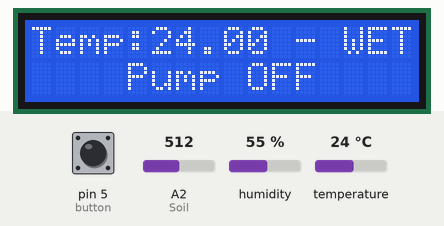
A sketch run on a simulated Arduino Uno, built with avr-gcc and run on an emulated ATmega328P. Shown: 16×2 character LCD. The inputs (shaded band) are chosen by the test bench; at power-on: A2 (Soil) = 512, pin 5 (button) HIGH, humidity 55 %, temperature 24 °C. What the sketch prints to the serial monitor is not drawn.

Above: at 1.2 s.
1.3 s: A2 (Soil) set to 686
5.5 s: A2 (Soil) set to 709
At 6.1 s:
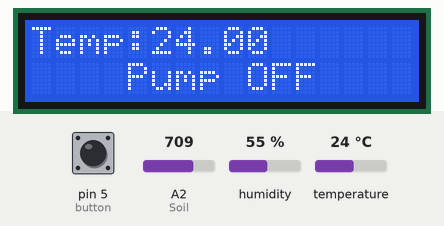
7.0 s: pin 5 (button) pulled LOW for 0.15 s
At 8.7 s:
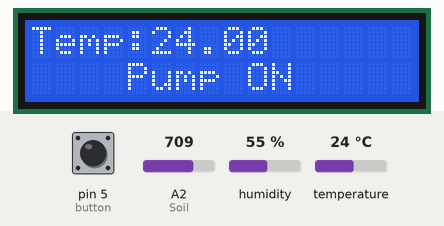
9.0 s: A2 (Soil) set to 887
10.5 s: A2 (Soil) set to 912
At 11.7 s:
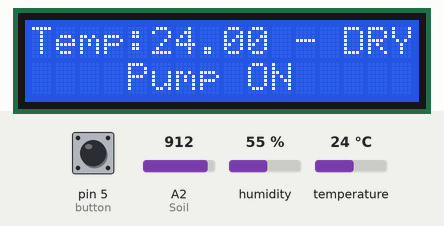
16.5 s: pin 5 (button) pulled LOW for 1 s
At 17.9 s:
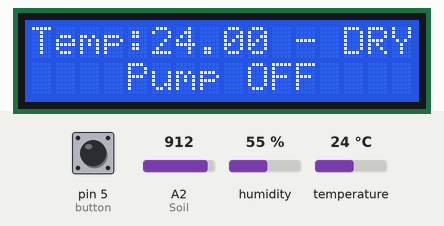
Timing chart, 0 to 19.5 s (numbered marks = the images above; inputs shaded):
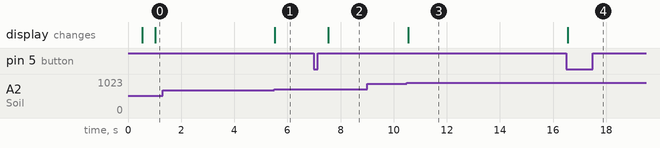

The sketch:

Garden.ino
```cpp
#include <LiquidCrystal_I2C.h>

#include <DHT.h>


const int PumpWater = 1;
const int button = 5;
const int Soil = 2;
const int delay_pump = 5000;


unsigned long Time = 0;
unsigned long time1 = 0;
unsigned long time2 = 0;
unsigned long time_but = 0;
unsigned long time_auto = 0;

int pump = LOW;
int Status = LOW;
bool Auto = true;

LiquidCrystal_I2C lcd(0x27,16,2);
DHT dht(8, DHT11);

void Button(int&, bool &);
void ReadTemp(float);

void setup() {
  lcd.begin();
  lcd.backlight();
  pinMode(PumpWater,OUTPUT);
  pinMode(button, INPUT);
  dht.begin();
  Serial.begin(9600); // open serial port, set the baud rate as 9600 bps
}

void loop()
{
  Time = millis();
  int val;
  val = analogRead(Soil); //connect sensor to Analog 2

  float temp = (float)dht.readTemperature();
  ReadTemp(temp);

  if (Time - time_but > 100)
  {
    Button(Status, Auto);
    time_but = Time;
  }

  if (Time - time2 > 500)
  {
    lcd.clear();
    lcd.setCursor(0,0);
    lcd.print("Temp:");
    lcd.print(temp);
    if (val > 900)
    {
      lcd.setCursor(11,0);
      lcd.print("- DRY");
    }
    else if (val < 700)
    {
      lcd.setCursor(11,0);
      lcd.print("- WET");
    }
    if (!pump)
    {
      lcd.setCursor(4,1);
      lcd.print("Pump ON");
    }
    else
    {
      lcd.setCursor(4,1);
      lcd.print("Pump OFF");
    }
    Serial.println(val);
    if (Auto == true)
    {
      if ( val > 900 && temp <= 30)
      {
        Serial.println("Dry");
        Serial.println("Pump ON");
        pump = LOW;
        digitalWrite(PumpWater, pump);
        //lcd.setCursor(11,0);
        //lcd.print("- DRY");
        //lcd.setCursor(2,1);
        //lcd.print("Pump ON");
      }
      else if (val < 700)
      {
        Serial.println("Wet");
        Serial.println("Pump OFF");
        pump = HIGH;
        digitalWrite(PumpWater, pump);
        //lcd.setCursor(11,0);
        //lcd.print("- WET");
        //lcd.setCursor(2,1);
        //lcd.print("Pump OFF");
      }
    }
    time2 = Time;
  }
}


void ReadTemp(float _temp)
{
  if (Time - time1 > 2000)
  {
    Serial.print("Temperature: ");
    Serial.println(_temp);
    time1 = Time;
  }
}

void Button(int& _Status, bool& _Auto)
{
  if (!digitalRead(button))
  {
    if (_Status == LOW)
    {
      _Status = HIGH;
      Auto = false;
      time_auto = Time;
      if (pump == HIGH)
        pump = LOW;
      else
        pump = HIGH;
      digitalWrite(PumpWater, pump);
      /*if (pump) {
        Serial.println("Pump OFF");
        lcd.setCursor(2,1);
        lcd.print("Pump OFF");
      }
       else {
       Serial.println("Pump ON");
       lcd.setCursor(2,1);
       lcd.print("Pump ON");
       }*/
    }
  }
  else
  {
    if (_Status == HIGH)
      _Status = LOW;
  }
  if (Auto == false)
  {
    if (Time - time_auto > delay_pump)
    {
      Auto = true;
    }
  }
}
```

Measured:
- the behaviour switches between 699 and 700 on A2 (Soil) (found by bisection; images 0 and 1)
- the behaviour switches between 900 and 901 on A2 (Soil) (found by bisection; images 2 and 3)
- after the input at 1.3 s, every drawn part: stays the same
- after the input at 5.5 s, the display: changes at once (image 1)
- after the input at 7.0 s, the display: changes after 0.54 s (image 2)
- after the input at 9.0 s, every drawn part: stays the same
- after the input at 10.5 s, the display: changes after 0.05 s (image 3)
- after the input at 16.5 s, the display: changes after 0.06 s (image 4)
